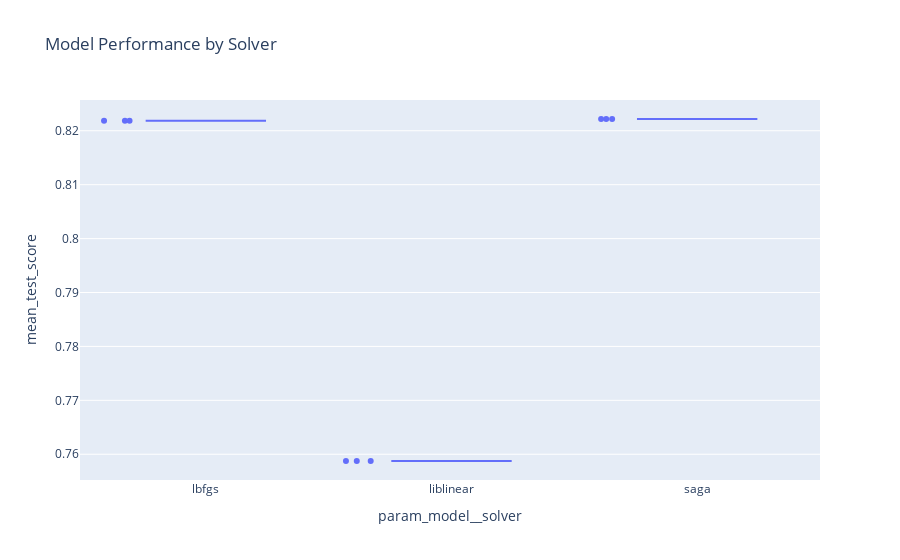

The cell this chart's notebook holds for it:
### Code cell
fig = px.box(
    results,
    x="param_model__solver",
    y="mean_test_score",
    points="all",
    title="Model Performance by Solver"
)
fig.show()

### Figure 1 — Plotly figure (JSON) as saved in the notebook; plotly's stock layout.template omitted (floating-point values rounded to 4 significant figures)
{"data": [{"alignmentgroup": "True", "boxpoints": "all", "hovertemplate": "param_model__solver=%{x}<br>mean_test_score=%{y}<extra></extra>", "legendgroup": "", "marker": {"color": "#636efa"}, "name": "", "notched": false, "offsetgroup": "", "orientation": "v", "showlegend": false, "type": "box", "x": ["lbfgs", "liblinear", "saga", "lbfgs", "liblinear", "saga", "lbfgs", "liblinear", "saga"], "x0": " ", "xaxis": "x", "y": [0.8219, 0.7587, 0.8222, 0.8219, 0.7587, 0.8222, 0.8219, 0.7587, 0.8222], "y0": " ", "yaxis": "y"}], "layout": {"autosize": true, "boxmode": "group", "legend": {"tracegroupgap": 0}, "title": {"text": "Model Performance by Solver"}, "xaxis": {"anchor": "y", "autorange": true, "domain": [0, 1], "range": [-0.5168, 2.5], "title": {"text": "param_model__solver"}, "type": "category"}, "yaxis": {"anchor": "x", "autorange": true, "domain": [0, 1], "range": [0.7552, 0.8257], "title": {"text": "mean_test_score"}, "type": "linear"}}}
